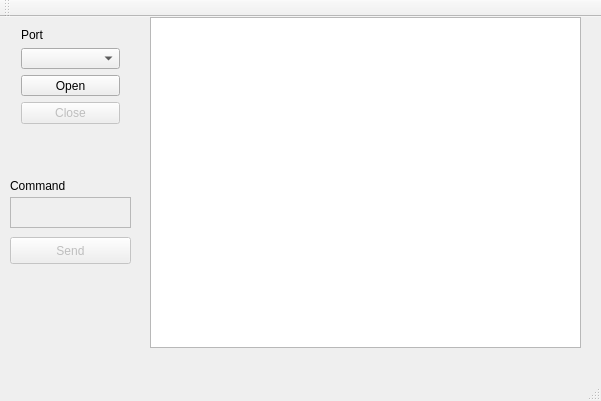
<?xml version="1.0" encoding="UTF-8"?>
<ui version="4.0">
 <class>MainWindow</class>
 <widget class="QMainWindow" name="MainWindow">
  <property name="geometry">
   <rect>
    <x>0</x>
    <y>0</y>
    <width>601</width>
    <height>401</height>
   </rect>
  </property>
  <property name="windowTitle">
   <string>Ext Serial Port</string>
  </property>
  <widget class="QWidget" name="centralWidget">
   <widget class="QTextEdit" name="textEdit_Status">
    <property name="enabled">
     <bool>true</bool>
    </property>
    <property name="geometry">
     <rect>
      <x>150</x>
      <y>0</y>
      <width>431</width>
      <height>331</height>
     </rect>
    </property>
   </widget>
   <widget class="QWidget" name="layoutWidget">
    <property name="geometry">
     <rect>
      <x>10</x>
      <y>0</y>
      <width>121</width>
      <height>118</height>
     </rect>
    </property>
    <layout class="QVBoxLayout" name="verticalLayout">
     <item>
      <widget class="QLabel" name="label">
       <property name="text">
        <string>Port</string>
       </property>
      </widget>
     </item>
     <item>
      <widget class="QComboBox" name="comboBox_Interface"/>
     </item>
     <item>
      <widget class="QPushButton" name="pushButton_open">
       <property name="text">
        <string>Open</string>
       </property>
      </widget>
     </item>
     <item>
      <widget class="QPushButton" name="pushButton_close">
       <property name="enabled">
        <bool>false</bool>
       </property>
       <property name="text">
        <string>Close</string>
       </property>
      </widget>
     </item>
    </layout>
   </widget>
   <widget class="QPushButton" name="pushButton_send">
    <property name="enabled">
     <bool>false</bool>
    </property>
    <property name="geometry">
     <rect>
      <x>10</x>
      <y>220</y>
      <width>121</width>
      <height>27</height>
     </rect>
    </property>
    <property name="text">
     <string>Send</string>
    </property>
   </widget>
   <widget class="QLabel" name="label_2">
    <property name="geometry">
     <rect>
      <x>10</x>
      <y>160</y>
      <width>111</width>
      <height>17</height>
     </rect>
    </property>
    <property name="text">
     <string>Command</string>
    </property>
   </widget>
   <widget class="QPlainTextEdit" name="plainTextEdit_command">
    <property name="enabled">
     <bool>false</bool>
    </property>
    <property name="geometry">
     <rect>
      <x>10</x>
      <y>180</y>
      <width>121</width>
      <height>31</height>
     </rect>
    </property>
   </widget>
  </widget>
  <widget class="QMenuBar" name="menuBar">
   <property name="geometry">
    <rect>
     <x>0</x>
     <y>0</y>
     <width>601</width>
     <height>25</height>
    </rect>
   </property>
  </widget>
  <widget class="QToolBar" name="mainToolBar">
   <attribute name="toolBarArea">
    <enum>TopToolBarArea</enum>
   </attribute>
   <attribute name="toolBarBreak">
    <bool>false</bool>
   </attribute>
  </widget>
  <widget class="QStatusBar" name="statusBar"/>
 </widget>
 <layoutdefault spacing="6" margin="11"/>
 <resources/>
 <connections/>
</ui>
